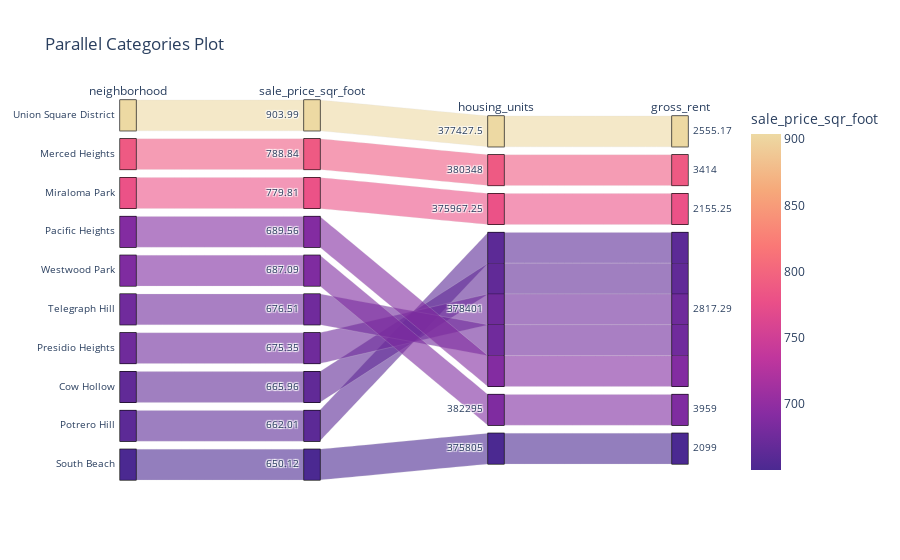

Here is the notebook cell this chart was saved with:
### Markdown cell above
## Panel Visualizations

In this section, you will copy the code for each plot type from your analysis notebook and place it into separate functions that Panel can use to create panes for the dashboard. 

These functions will convert the plot object to a Panel pane.

Be sure to include any DataFrame transformation/manipulation code required along with the plotting code.

Return a Panel pane object from each function that can be used to build the dashboard.

Note: Remove any `.show()` lines from the code. We want to return the plots instead of showing them. The Panel dashboard will then display the plots.

### Code cell
housing_unit_by_year = sfo_data.groupby('year')
# Define Panel Visualization Functions
def housing_units_per_year():
    """Housing Units Per Year."""
    housing_unit = housing_unit_by_year['housing_units'].first()
    boundry = housing_unit.std()
    return housing_unit.hvplot.bar(
        x="year",
        y="housing_units",
        xlabel='Year',
        ylabel='Housing Units',
        label=f"Housing Units in San Francisco from {housing_unit.index.min()} to {housing_unit.index.max()}",
        ylim=(housing_unit.min()-boundry,housing_unit.max()+boundry)
    ).opts(yformatter="%.0f")


def average_gross_rent():
    """Average Gross Rent in San Francisco Per Year."""
    return housing_unit_by_year['gross_rent'].mean().hvplot(
        label='Average Gross Rent in San Francisco',
        xlabel='Year', ylabel='Gross Rent',
        xlim=(housing_unit_by_year.first().index.min(), housing_unit_by_year.first().index.max())
    )


def average_sales_price():
    """Average Sales Price Per Year."""
    
    return housing_unit_by_year['sale_price_sqr_foot'].mean().hvplot(
        label='Average Sales Price in San Francisco',
        xlabel='Year', ylabel='Avg. Sale Price',
        xlim=(housing_unit_by_year.first().index.min(), housing_unit_by_year.first().index.max())
    )


neighborhood_df = sfo_data.groupby(['year','neighborhood']).mean().reset_index()

def average_price_by_neighborhood():
    """Average Prices by Neighborhood."""
    
    return neighborhood_df.hvplot(
        label='Average Price per Square feet by year',
        x='year',
        y='sale_price_sqr_foot',
        xlabel='Year',
        ylabel='Avg. Sales Price per Square Foot', 
        #shared_axes=False,
        #ylim=(top_expensive_neighborhood['sale_price_sqr_foot'].min()-100,top_expensive_neighborhood['sale_price_sqr_foot'].max()+100),
        groupby='neighborhood'
    )

avg_values_neighborhood = neighborhood_df.drop(columns=['year']).groupby('neighborhood').mean().round(2)
top_expensive_neighborhood = avg_values_neighborhood.sort_values("sale_price_sqr_foot", ascending = False).head(10)

def top_most_expensive_neighborhoods():
    """Top 10 Most Expensive Neighborhoods."""
    
    return top_expensive_neighborhood['sale_price_sqr_foot'].hvplot.bar(
        label='Top 10 Expensive Neighborhoods in SFO',
        xlabel='Neighborhood',
        shared_axes=False,
        ylabel='Avg. Sales Price per Square Foot', 
        rot=45
    )


def parallel_coordinates():
    """Parallel Coordinates Plot."""
    
    return px.parallel_coordinates(
        top_expensive_neighborhood, 
        title='Parallel Coordinates Plot',
        color='sale_price_sqr_foot'
    )


def parallel_categories():
    """Parallel Categories Plot."""
    
    return px.parallel_categories(
        top_expensive_neighborhood.reset_index(), 
        color='sale_price_sqr_foot',
        title='Parallel Categories Plot',
        color_continuous_scale=px.colors.sequential.Agsunset
    )


def neighborhood_map():
    """Neighborhood Map"""
    
    new_avg_values_neighborhood=avg_values_neighborhood.reset_index().rename(columns = {'neighborhood':'Neighborhood'})
    neighborhood_location=pd.merge(df_neighborhood_locations,new_avg_values_neighborhood, on='Neighborhood')
    
    return px.scatter_mapbox(neighborhood_location,
                             lat="Lat",
                             lon="Lon",
                             size='sale_price_sqr_foot',
                             color='gross_rent',
                             hover_name='Neighborhood',
                             zoom=11,
                             color_continuous_scale=px.colors.sequential.Jet
                            )
#def sunburst():
#    """Sunburst Plot."""

parallel_categories()

### Figure 1 — Plotly figure (JSON) as saved in the notebook; plotly's stock layout.template omitted (floating-point values rounded to 4 significant figures)
{"data": [{"dimensions": [{"label": "neighborhood", "values": ["Union Square District", "Merced Heights", "Miraloma Park", "Pacific Heights", "Westwood Park", "Telegraph Hill", "Presidio Heights", "Cow Hollow", "Potrero Hill", "South Beach"]}, {"label": "sale_price_sqr_foot", "values": [904.0, 788.8, 779.8, 689.6, 687.1, 676.5, 675.4, 666.0, 662.0, 650.1]}, {"label": "housing_units", "values": [377400.0, 380348, 376000.0, 378401, 382295, 378401, 378401, 378401, 378401, 375805]}, {"label": "gross_rent", "values": [2555.0, 3414, 2155.0, 2817.0, 3959, 2817.0, 2817.0, 2817.0, 2817.0, 2099]}], "domain": {"x": [0, 1], "y": [0, 1]}, "line": {"color": [904.0, 788.8, 779.8, 689.6, 687.1, 676.5, 675.4, 666.0, 662.0, 650.1], "coloraxis": "coloraxis"}, "name": "", "type": "parcats"}], "layout": {"autosize": true, "coloraxis": {"colorbar": {"title": {"text": "sale_price_sqr_foot"}}, "colorscale": [[0, "rgb(75, 41, 145)"], [0.1667, "rgb(135, 44, 162)"], [0.3333, "rgb(192, 54, 157)"], [0.5, "rgb(234, 79, 136)"], [0.6667, "rgb(250, 120, 118)"], [0.8333, "rgb(246, 169, 122)"], [1, "rgb(237, 217, 163)"]]}, "legend": {"tracegroupgap": 0}, "title": {"text": "Parallel Categories Plot"}}}
